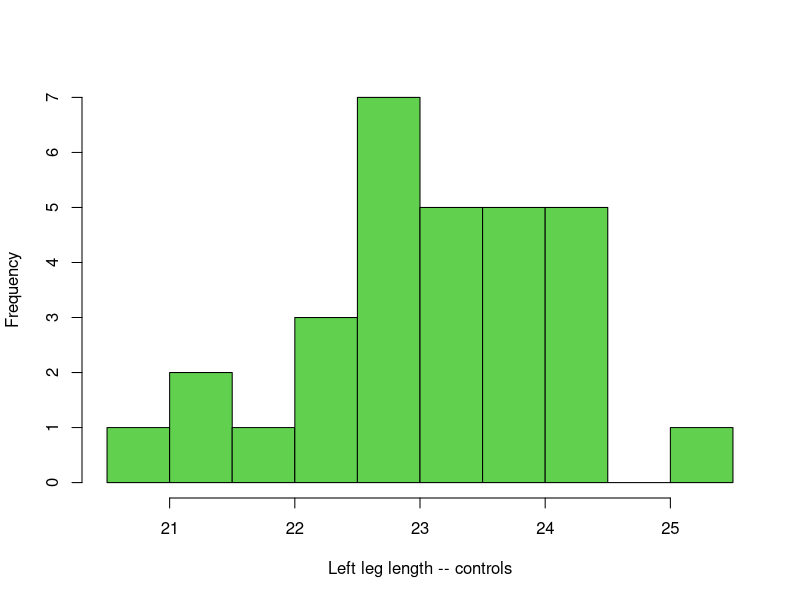
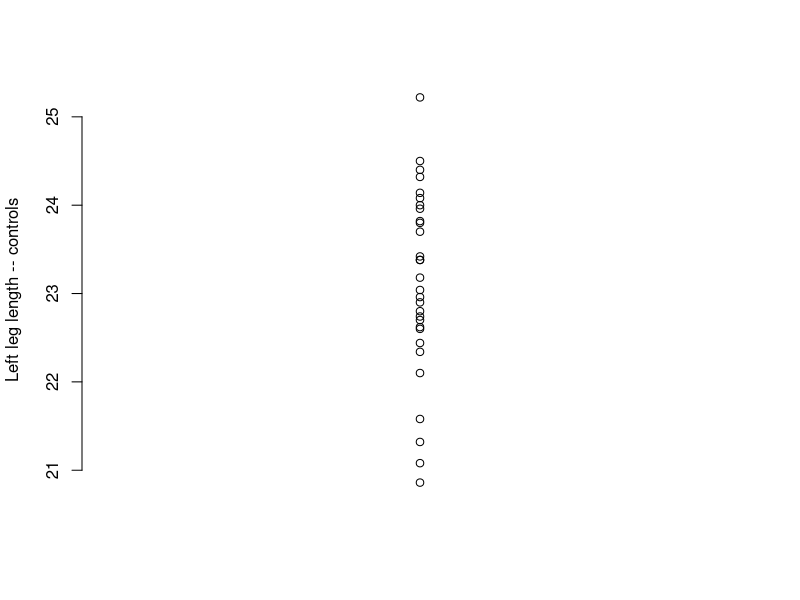
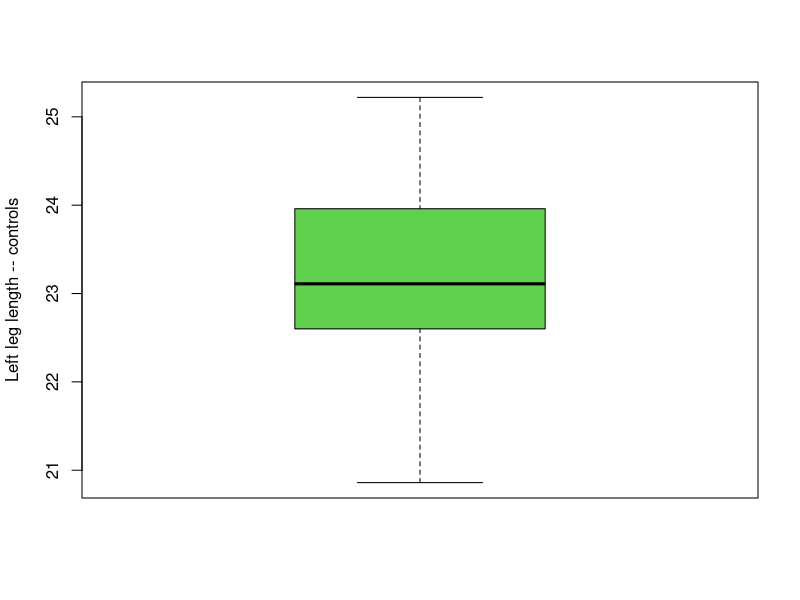
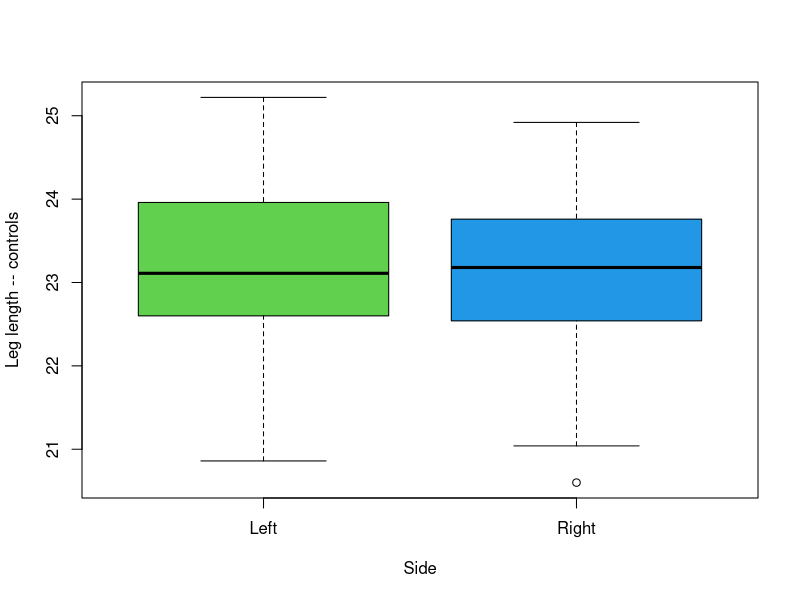
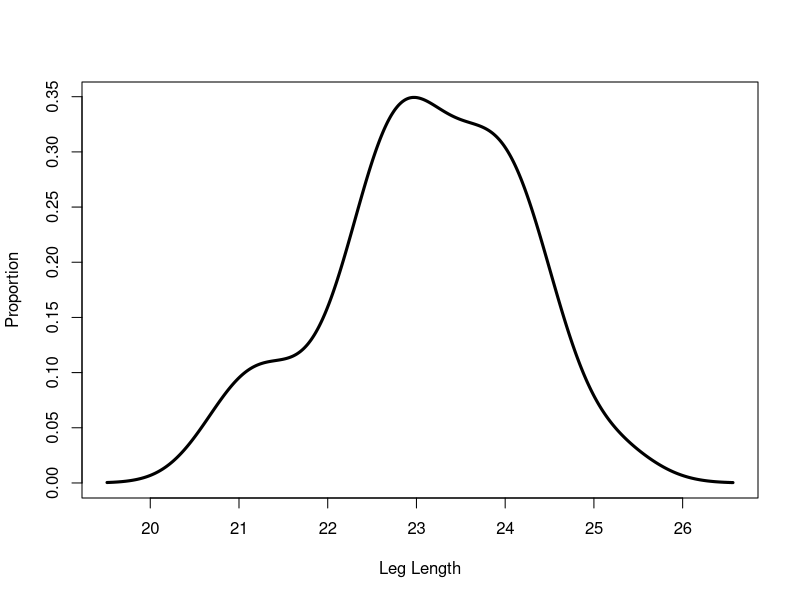
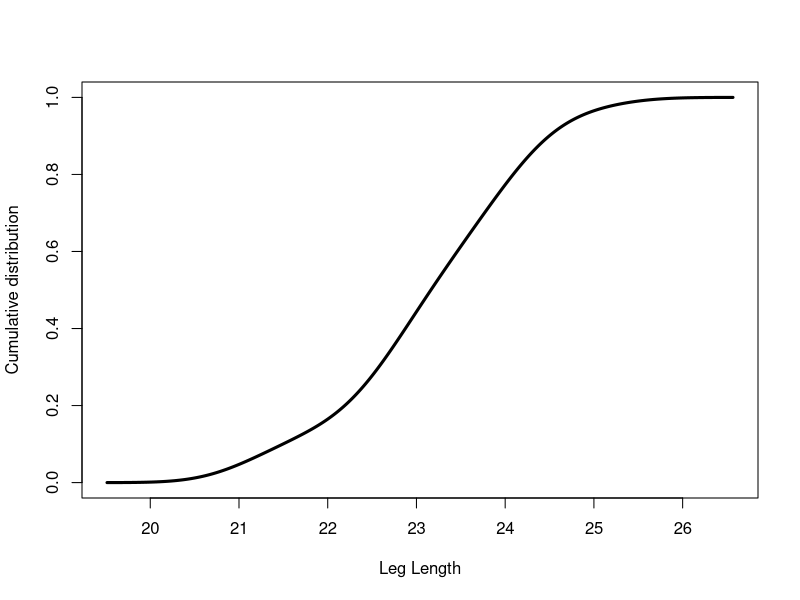
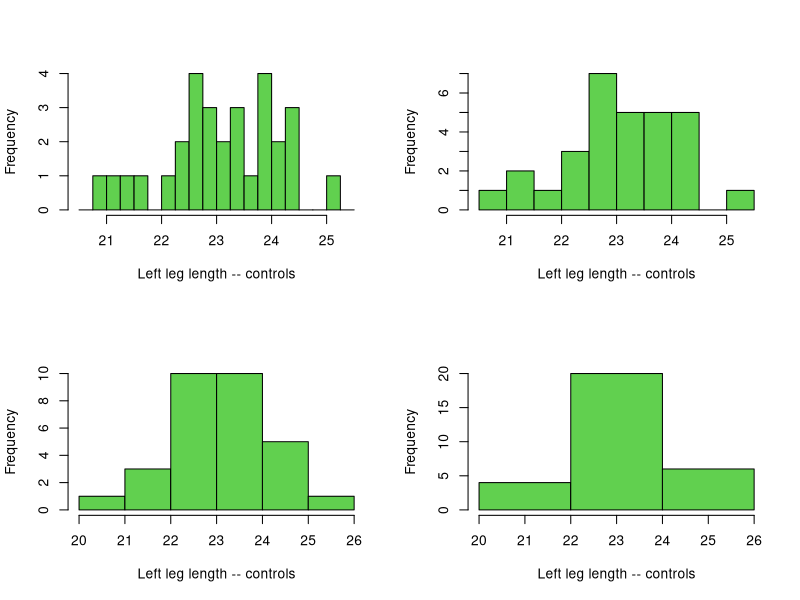
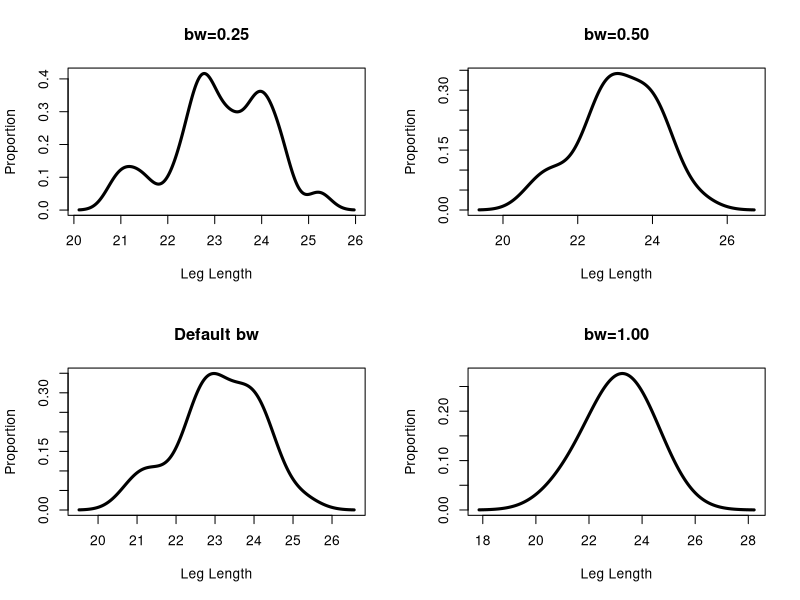

Write the R code that produced these figures, in order.
asym <- read.table("Asym2.txt",header=F)
names(asym) <- c("left","right","varLR","tx")
attach(asym)
col1 <- table(cut(left[tx==0],seq(20.75,25.5,.25)))
col2 <- round(as.numeric(col1*100/sum(col1)),2)
cbind(col1,col2)

summary(left[tx==0])
table(left[tx==0])
quantile(left[tx==0],probs=c(.25,.50,.75))

sqrt(sum((left[tx==0]-mean(left[tx==0]))^2)/29)
sd(left[tx==0])

col1 <- table(cut(left[tx==0],seq(20.5,25.5,.5)))
col2 <- round(as.numeric(col1*100/sum(col1)),2)
cbind(col1,col2)
hist(left[tx==0],breaks=seq(20.5,25.5,.5),col=3,xlab="Left leg length -- controls",main="")

postscript("BirdData1a.eps",horiz=F)
par(mfrow=c(2,2))
hist(left[tx==0],breaks=seq(20.5,25.5,.25),col=3,xlab="Left leg length -- controls",main="")
hist(left[tx==0],breaks=seq(20.5,25.5,.5),col=3,xlab="Left leg length -- controls",main="")
hist(left[tx==0],breaks=seq(20,26,1),col=3,xlab="Left leg length -- controls",main="")
hist(left[tx==0],breaks=seq(20,26,2),col=3,xlab="Left leg length -- controls",main="")
dev.off()

col1 <- table(cut(left[tx==0],seq(20,26,1)))
col2 <- round(as.numeric(col1*100/sum(col1)),2)
cbind(col1,col2)

plot(rep(1,length(left[tx==0])),left[tx==0],
          xlab="",ylab="Left leg length -- controls",main="",axes=F)
axis(2) 

stem(left[tx==0])

boxplot(left[tx==0],ylab="Left leg length -- controls",col=3)
boxplot(c(left[tx==0],right[tx==0])~c(rep(0,length(left[tx==0])),rep(1,length(left[tx==0]))),ylab="Leg length -- controls",names=c("Left","Right"),xlab="Side",col=c(3,4))

LLC.dens <- density(left[tx==0])
LLC.dens$x[LLC.dens$y==max(LLC.dens$y)]
plot(LLC.dens$x,LLC.dens$y,type="l",lwd=3,xlab="Leg Length",ylab="Proportion")
plot(LLC.dens$x,cumsum(LLC.dens$y)/sum(LLC.dens$y),type="l",lwd=3,xlab="Leg Length",ylab="Cumulative distribution")

postscript("BirdData4a.eps",horiz=F)
par(mfrow=c(2,2))
LLC.dens <- density(left[tx==0],bw=.25)
plot(LLC.dens$x,LLC.dens$y,type="l",lwd=3,xlab="Leg Length",ylab="Proportion",main="bw=0.25")
LLC.dens <- density(left[tx==0],bw=.5)
plot(LLC.dens$x,LLC.dens$y,type="l",lwd=3,xlab="Leg Length",ylab="Proportion",main="bw=0.50")
LLC.dens <- density(left[tx==0])
plot(LLC.dens$x,LLC.dens$y,type="l",lwd=3,xlab="Leg Length",ylab="Proportion",main="Default bw")
LLC.dens <- density(left[tx==0],bw=1)
plot(LLC.dens$x,LLC.dens$y,type="l",lwd=3,xlab="Leg Length",ylab="Proportion",main="bw=1.00")
dev.off()

#####
postscript("densities.eps",horiz=F)
par(mfrow=c(2,2))
x<-rgamma(500,.5,5)
x.dens <- density(x)
plot(x.dens$x,x.dens$y,type="l",lwd=3,xlab="x",ylab="Proportion")
abline(v=mean(x),col=2,lwd=3)
abline(v=median(x),col=4,lwd=3,lty=3)
abline(v=x.dens$x[x.dens$y==max(x.dens$y)],col=3,lwd=3,lty=2)
x<- -rexp(500,3)
x.dens <- density(x)
plot(x.dens$x,x.dens$y,type="l",lwd=3,xlab="x",ylab="Proportion")
abline(v=mean(x),col=2,lwd=3)
abline(v=median(x),col=4,lwd=3,lty=3)
abline(v=x.dens$x[x.dens$y==max(x.dens$y)],col=3,lwd=3,lty=2)
x<-rnorm(500)
x.dens <- density(x)
plot(x.dens$x,x.dens$y,type="l",lwd=3,xlab="x",ylab="Proportion")
abline(v=mean(x),col=2,lwd=3)
abline(v=median(x),col=4,lwd=3,lty=3)
abline(v=x.dens$x[x.dens$y==max(x.dens$y)],col=3,lwd=3,lty=2)
x<-c(rnorm(250,0,1),rnorm(250,2.5,.65))
x.dens <- density(x)
plot(x.dens$x,x.dens$y,type="l",lwd=3,xlab="x",ylab="Proportion")
dev.off()

postscript("transform.eps",horiz=F)
par(mfrow=c(2,2))
x<-rnorm(10000,1,.5)
x.dens <- density(exp(x))
plot(x.dens$x,x.dens$y,type="l",lwd=3,xlab="x",ylab="Proportion")
abline(v=mean(exp(x)),col=2,lwd=3)
abline(v=median(exp(x)),col=4,lwd=3,lty=3)
x.dens <- density(x)
plot(x.dens$x,x.dens$y,type="l",lwd=3,xlab="Log x",ylab="Proportion")
abline(v=mean(x),col=2,lwd=3)
abline(v=median(x),col=4,lwd=3,lty=3)
#dev.off()
#postscript("transform.eps",horiz=F)
#par(mfrow=c(1,2))
x<-rgamma(10000,10,4)
x.dens <- density(x)
plot(x.dens$x,x.dens$y,type="l",lwd=3,xlab="x",ylab="Proportion")
abline(v=mean(x),col=2,lwd=3)
abline(v=median(x),col=4,lwd=3,lty=3)
x.dens <- density(log(x))
plot(x.dens$x,x.dens$y,type="l",lwd=3,xlab="Log x",ylab="Proportion")
abline(v=mean(log(x)),col=2,lwd=3)
abline(v=median(log(x)),col=4,lwd=3,lty=3)
dev.off()



##### Variance example:
x1 <-c(0,0,0,1,1,1,1,4,4)
x2 <-c(0,0,0,2,2,2,2,8,8)
postscript("VarianceEg2.eps",horiz=F)
par(mfrow=c(1,2))
hist(x1,breaks=seq(0,8.5,.5),xlab="Divisor of n",main="")
abline(v=8/3,col=4,lwd=3)
abline(v=mean(x1),col=2,lwd=3,lty=2)
hist(x2,breaks=seq(0,8.5,.5),xlab="Divisor of n-1",main="")
abline(v=8/3,col=4,lwd=3)
abline(v=mean(x2),col=2,lwd=3,lty=2)
dev.off()


##### Normals

postscript("TwoNormals-equalProb.eps",horiz=F)
par(mfrow=c(1,2))
x2 <- rnorm(50000)
dens.x2 <- density(x2)
plot(dens.x2,xlab="",main="",lwd=3)
ploy.xvals <- c(dens.x2$x[length(dens.x2$x)],dens.x2$x[length(dens.x2$x):(length(dens.x2$x)-sum(dens.x2$x>2.31)+1)],dens.x2$x[(length(dens.x2$x)-sum(dens.x2$x>2.31)+1)],dens.x2$x[(length(dens.x2$x)-sum(dens.x2$x>2.31)+1)])
ploy.yvals <- c(0,dens.x2$y[length(dens.x2$x):(length(dens.x2$x)-sum(dens.x2$x>2.31)+1)],dens.x2$y[(length(dens.x2$x)-sum(dens.x2$x>2.31)+1)],0)
polygon(ploy.xvals,ploy.yvals,col=4)
dens.x2 <- density(100+13*x2)
plot(dens.x2,xlab="",main="",lwd=3)
ploy.xvals <- c(dens.x2$x[length(dens.x2$x)],dens.x2$x[length(dens.x2$x):(length(dens.x2$x)-sum(dens.x2$x>130)+1)],dens.x2$x[(length(dens.x2$x)-sum(dens.x2$x>130)+1)],dens.x2$x[(length(dens.x2$x)-sum(dens.x2$x>130)+1)])
ploy.yvals <- c(0,dens.x2$y[length(dens.x2$x):(length(dens.x2$x)-sum(dens.x2$x>130)+1)],dens.x2$y[(length(dens.x2$x)-sum(dens.x2$x>130)+1)],0)
polygon(ploy.xvals,ploy.yvals,col=4)
dev.off()

1-pnorm(2.31)